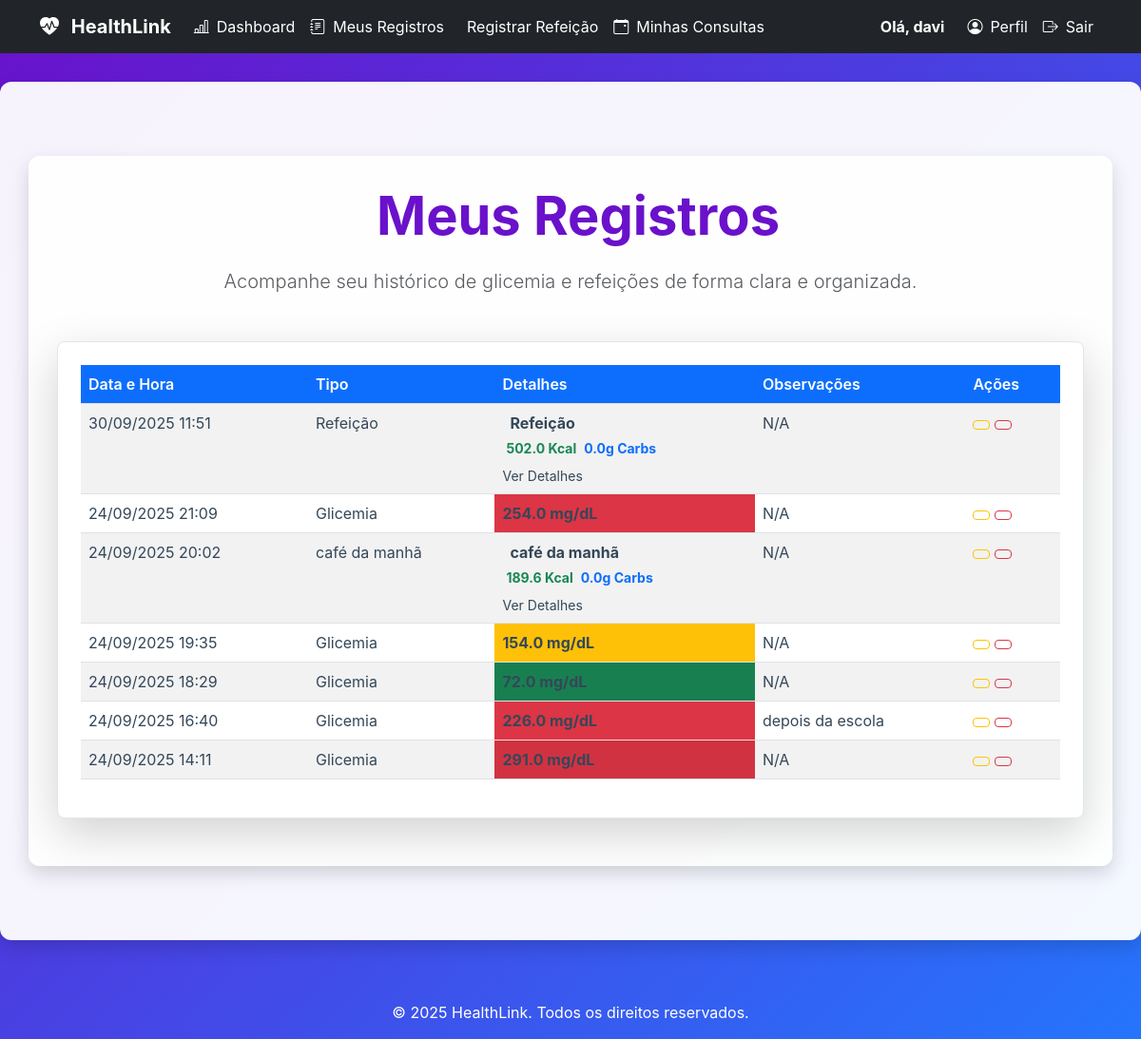
The page /registros (signed in) on the database its author committed.
### tables this page shows
CREATE TABLE users (
                    id INTEGER PRIMARY KEY,
                    username TEXT UNIQUE NOT NULL,
                    password_hash TEXT NOT NULL,
                    role TEXT NOT NULL DEFAULT 'paciente',
                    email TEXT,
                    nome TEXT,
                    razao_ic REAL,
                    fator_sensibilidade REAL,
                    data_nascimento TEXT,
                    sexo TEXT
                , nome_completo TEXT, telefone TEXT, medico_id INTEGER, meta_glicemia INTEGER, documento TEXT, crm TEXT, especialidade TEXT, cns TEXT);

CREATE TABLE registros (
                    id INTEGER PRIMARY KEY,
                    user_id INTEGER NOT NULL,
                    data_hora TEXT NOT NULL,
                    tipo TEXT NOT NULL,
                    valor REAL,
                    observacoes TEXT,
                    alimentos_json TEXT,
                    total_calorias REAL,
                    total_carbs REAL,
                    FOREIGN KEY (user_id) REFERENCES users (id)
                );

### app.py (the view)
@app.route('/registros')
@login_required
def registros():
    registros_list = db_manager.carregar_registros(current_user.id)
    registros_formatados = []
    for registro in registros_list:
        tipo = registro.get('tipo')
        tipo_exibicao = registro.get('tipo_refeicao', tipo)
        data_hora_str = registro.get('data_hora')
        if data_hora_str and isinstance(data_hora_str, str):
            try:
                registro['data_hora'] = datetime.fromisoformat(data_hora_str)
            except ValueError:
                pass
        registro['tipo_exibicao'] = tipo_exibicao
        registros_formatados.append(registro)
    return render_template(
        'registros.html',
        registros=registros_formatados,
        current_user=current_user,
        get_status_class=get_status_class
    )

### app.py (called while the page is built)
@login_manager.user_loader
def load_user(user_id):
    if db_manager:
        user_data = db_manager.carregar_usuario_por_id(int(user_id))
        if user_data:
            return User(
                id=user_data.get('id'),
                username=user_data.get('username'),
                password_hash=user_data.get('password_hash'),
                role=user_data.get('role', 'user').lower(),
                email=user_data.get('email'),
                razao_ic=user_data.get('razao_ic', 1.0),
                fator_sensibilidade=user_data.get('fator_sensibilidade', 1.0),
                data_nascimento=user_data.get('data_nascimento'),
                sexo=user_data.get('sexo')
            )
    return None

def get_status_class(valor_glicemia):
    try:
        valor = float(valor_glicemia)
    except (ValueError, TypeError):
        return 'bg-secondary'
    if valor < 70:
        return 'bg-danger'
    elif 70 <= valor <= 130:
        return 'bg-success'
    elif 130 < valor <= 180:
        return 'bg-warning'
    else:
        return 'bg-danger'

@app.context_processor
def inject_now():
    return {'now': datetime.now}

    @property
    def is_paciente(self):
        return self.role == 'paciente' or self.role == 'user' # Mantendo 'user' por compatibilidade

### database_manager.py (called while the page is built)
    def get_db_connection(self):
        conn = sqlite3.connect(self.db_path)
        conn.row_factory = sqlite3.Row
        return conn

    def carregar_usuario_por_id(self, user_id):
        conn = self.get_db_connection()
        user_data = conn.execute(
            "SELECT id, username, role, email, nome_completo, razao_ic, fator_sensibilidade, data_nascimento, sexo, telefone, medico_id FROM users WHERE id = ?",
            (user_id,)
        ).fetchone()
        conn.close()
        return dict(user_data) if user_data else None

    def carregar_registros(self, user_id):
        with self.get_db_connection() as conn:
            cursor = conn.cursor()
            cursor.execute("SELECT * FROM registros WHERE user_id = ? ORDER BY data_hora DESC", (user_id,))
            registros = cursor.fetchall()
            return [dict(row) for row in registros]

### templates/registros.html (shortened to what this page needs)
{% extends 'base.html' %}
{% block content %}
<div class="container my-5">
    <div class="text-center mb-5">
        <h1 class="display-4 fw-bold">
            Meus Registros
        </h1>
        <p class="lead text-muted">Acompanhe seu histórico de glicemia e refeições de forma clara e organizada.</p>
    </div>
    <div class="card p-4 shadow-lg rounded-3">
        <div class="table-responsive">
            <table class="table table-striped table-hover records-table">
                <thead>
                    <tr>
                        <th scope="col" class="text-white bg-primary rounded-top-start">Data e Hora</th>
                        <th scope="col" class="text-white bg-primary">Tipo</th>
                        <th scope="col" class="text-white bg-primary">Detalhes</th>
                        <th scope="col" class="text-white bg-primary">Observações</th>
                        <th scope="col" class="text-white bg-primary rounded-top-end">Ações</th>
                    </tr>
                </thead>
                <tbody>
                    {% if registros %}
                    {% for registro in registros %}
                    <tr>
                        <td>
                            {% if registro.data_hora %}
                            {{ registro.data_hora.strftime('%d/%m/%Y %H:%M') }}
                            {% else %}
                            N/A
                            {% endif %}
                        </td>
                        <td>{{ registro.tipo }}</td>
                        {% if registro.tipo == 'Glicemia' %}
                        <td class="glicemia-status {{ get_status_class(registro.valor) }}">
                            <span class="fw-bold">{{ "{:.1f}".format(registro.valor | default(0.0)) }} mg/dL</span>
                        </td>
                        {% else %}
                        <td>
                            <div class="d-flex flex-column">
                                <div class="mb-1">
                                    <span class="fw-bold">{{ registro.tipo }}</span>
                                </div>
                                <small class="text-muted">
                                    <span class="fw-bold text-success">{{ "{:.1f}".format(registro.total_calorias |
                                        default(0.0)) }} Kcal</span>
                                    <span class="fw-bold text-primary">{{ "{:.1f}".format(registro.total_carboidratos |
                                        default(0.0)) }}g Carbs</span>
                                </small>
                                <a href="#" class="mt-2 text-decoration-none small" data-bs-toggle="modal"
                                    data-bs-target="#alimentosModal{{ registro.id | string }}">Ver Detalhes</a>
                            </div>
                        </td>
                        {% endif %}
                        <td>{{ registro.observacoes if registro.observacoes else 'N/A' }}</td>
                        <td class="action-buttons">
                            <a href="{{ url_for('editar_registo', id=registro.id) }}"
                                class="btn btn-sm btn-outline-warning">
                            </a>
                            <form action="{{ url_for('excluir_registo', id=registro.id) }}" method="post"
                                onsubmit="return confirm('Tem certeza que deseja excluir este registro?');"
                                style="display: inline;">
                                <button type="submit" class="btn btn-sm btn-outline-danger">
                                </button>
                            </form>
                        </td>
                    </tr>
                    {% endfor %}
                    {% else %}
                    <tr>
                        <td colspan="5" class="text-center text-muted py-4">Nenhum registro encontrado.</td>
                    </tr>
                    {% endif %}
                </tbody>
            </table>
        </div>
    </div>
</div>
{% endblock %}

### templates/base.html (shortened to what this page needs)
<!DOCTYPE html>
<html lang="pt-br">
<head>
    <link href="https://cdn.jsdelivr.net/npm/bootstrap@5.3.0/dist/css/bootstrap.min.css" rel="stylesheet">
    <link href="https://cdn.jsdelivr.net/npm/bootstrap-icons/font/bootstrap-icons.css" rel="stylesheet">
    <link rel="stylesheet" href="{{ url_for('static', filename='css/style.css') }}">
</head>
<body>
    <nav class="navbar navbar-expand-lg navbar-dark bg-dark">
        <div class="container">
            <a class="navbar-brand fw-bold" href="{{ url_for('index') }}">
                <i class="bi bi-heart-pulse-fill me-2"></i> HealthLink
            </a>
            <div class="collapse navbar-collapse" id="navbarNav">
                <ul class="navbar-nav me-auto">
                    {% if current_user.is_authenticated %}
                    <li class="nav-item">
                        <a class="nav-link" href="{{ url_for('dashboard_gestao') }}">
                            <i class="bi bi-bar-chart-line me-2"></i>Dashboard
                        </a>
                    </li>
                    <li class="nav-item">
                        <a class="nav-link" href="{{ url_for('registros') }}">
                            <i class="bi bi-journal-text me-2"></i>Meus Registros
                        </a>
                    </li>
                    {% if current_user.is_paciente %}
                    <li class="nav-item">
                        <a class="nav-link" href="{{ url_for('registrar_refeicao') }}">
                            Registrar Refeição
                        </a>
                    </li>
                    {% endif %}
                    {% if current_user.is_paciente %}
                    <li class="nav-item">
                        <a class="nav-link" href="{{ url_for('minhas_consultas') }}">
                            <i class="bi bi-calendar-event me-2"></i>Minhas Consultas
                        </a>
                    </li>
                    {% endif %}
                    {% endif %}
                </ul>
                <ul class="navbar-nav">
                    {% if current_user.is_authenticated %}
                    <li class="nav-item me-3 d-flex align-items-center">
                        <span class="navbar-text text-white fw-bold">
                            Olá, {{ current_user.username or current_user.nome_completo }}
                        </span>
                    </li>
                    <li class="nav-item">
                        <a class="nav-link" href="{{ url_for('perfil_paciente', paciente_id=current_user.id) }}">
                            <i class="bi bi-person-circle me-2"></i>Perfil
                        </a>
                    </li>
                    <li class="nav-item">
                        <a class="nav-link text-danger" href="{{ url_for('logout') }}">
                            <i class="bi bi-box-arrow-right me-2"></i>Sair
                        </a>
                    </li>
                    {% endif %}
                </ul>
            </div>
        </div>
    </nav>
    <main id="main-content">
        <div class="container">
            {% block content %}
            {% endblock %}
        </div>
    </main>
    <footer class="text-white text-center py-3 mt-5">
        &copy; {{ now().year }} HealthLink. Todos os direitos reservados.
    </footer>
</body>
</html>

### static/css/style.css (style rules this page uses)
:root { --primary-color: #007bff; --accent-color: #6a11cb; --text-dark: #344759; --text-light: white; --gradient-bg: linear-gradient(135deg, #6a11cb 0%, #2575fc 100%); --success-color: #28a745; --danger-color: #dc3545; --info-color: #17a2b8; --shadow-sm: 0 2px 4px rgba(0, 0, 0, 0.1); --shadow-lg: 0 8px 20px rgba(0, 0, 0, 0.15); }
body, html { margin: 0; padding: 0; height: 100%; font-family: -apple-system, BlinkMacSystemFont, "Segoe UI", Roboto, "Helvetica Neue", Arial, sans-serif; color: var(--text-dark); }
#app-wrapper, body { background: var(--gradient-bg); min-height: 100vh; }
#main-content .container { background-color: rgba(255, 255, 255, 0.95); padding: 30px; border-radius: 12px; box-shadow: var(--shadow-lg); max-width: 1200px; width: 100%; margin-top: 30px; }
.navbar-nav .nav-link, .navbar-brand { color: var(--text-light) !important; }
h1, h2, h3 { color: var(--accent-color); margin-top: 0; margin-bottom: 20px; }
.card { background-color: white; border: 1px solid #e0e6ed; border-radius: 8px; box-shadow: var(--shadow-sm); padding: 20px; margin-bottom: 20px; }
.table th { background-color: var(--accent-color); color: white; font-weight: bold; }
.table td { color: var(--text-dark); }
.card a, .card h6, .card p { color: var(--text-dark) !important; background: transparent !important; }
.table thead { background-color: #5d2590; }
.table th { color: white; font-weight: 600; }

### rows shown on the page
users: username "davi"
registros: data_hora "30/09/2025 11:51", tipo "Refeição", total_calorias "502.0", total_carbs "0.0", observacoes "N/A"
registros: data_hora "24/09/2025 21:09", tipo "Glicemia", valor "254.0", observacoes "N/A"
registros: data_hora "24/09/2025 20:02", tipo "café da manhã", total_calorias "189.6", total_carboidratos "0.0", observacoes "N/A"
registros: data_hora "24/09/2025 19:35", tipo "Glicemia", valor "154.0", observacoes "N/A"
registros: data_hora "24/09/2025 18:29", tipo "Glicemia", valor "72.0", observacoes "N/A"
registros: data_hora "24/09/2025 16:40", tipo "Glicemia", valor "226.0", observacoes "depois da escola"
registros: data_hora "24/09/2025 14:11", tipo "Glicemia", valor "291.0", observacoes "N/A"
